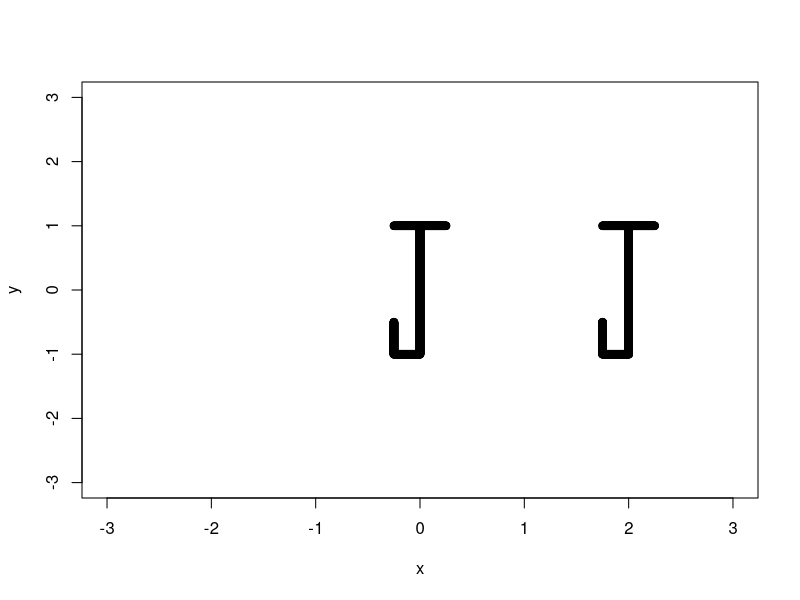
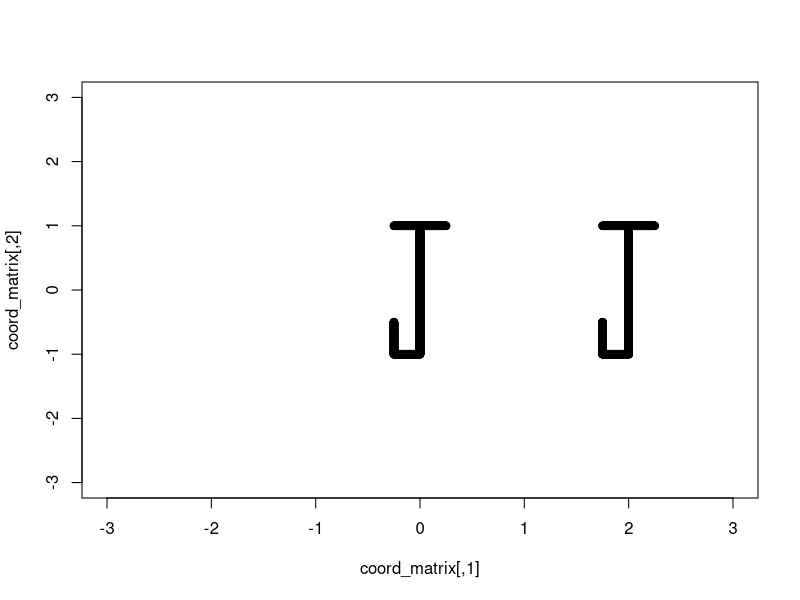
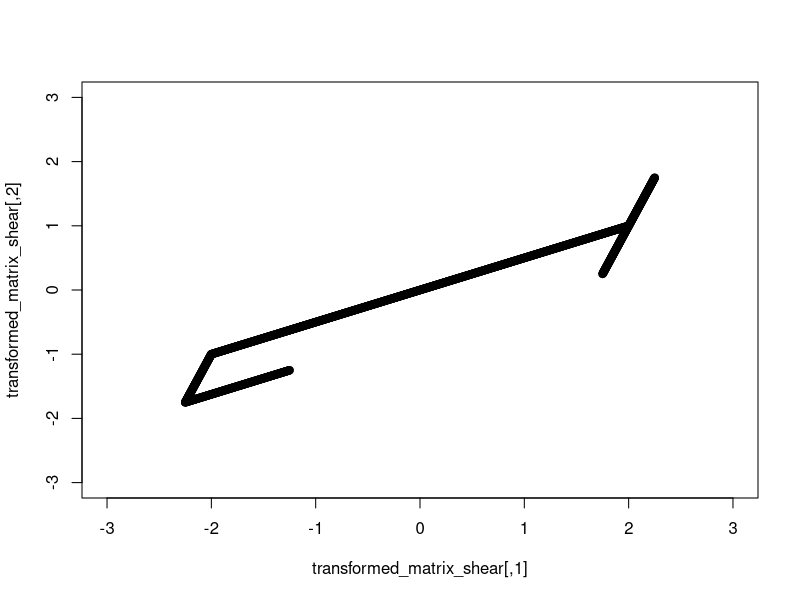
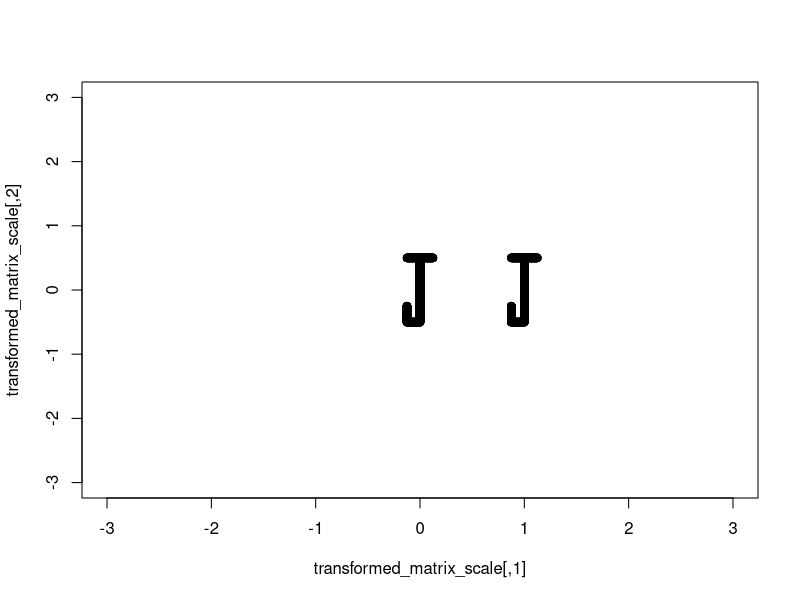
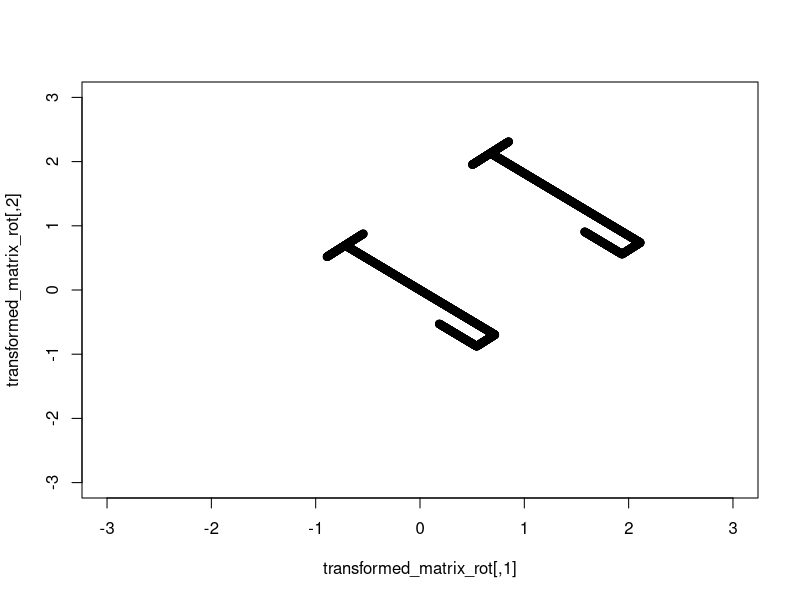
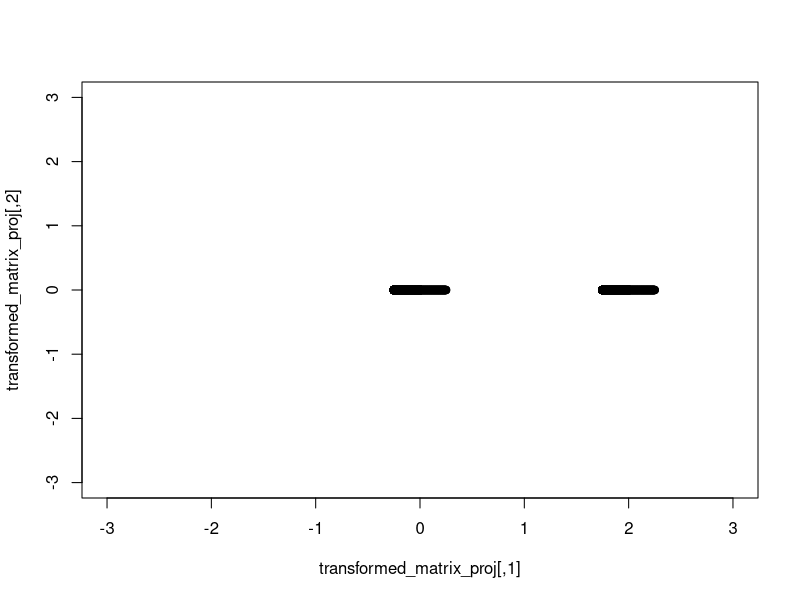
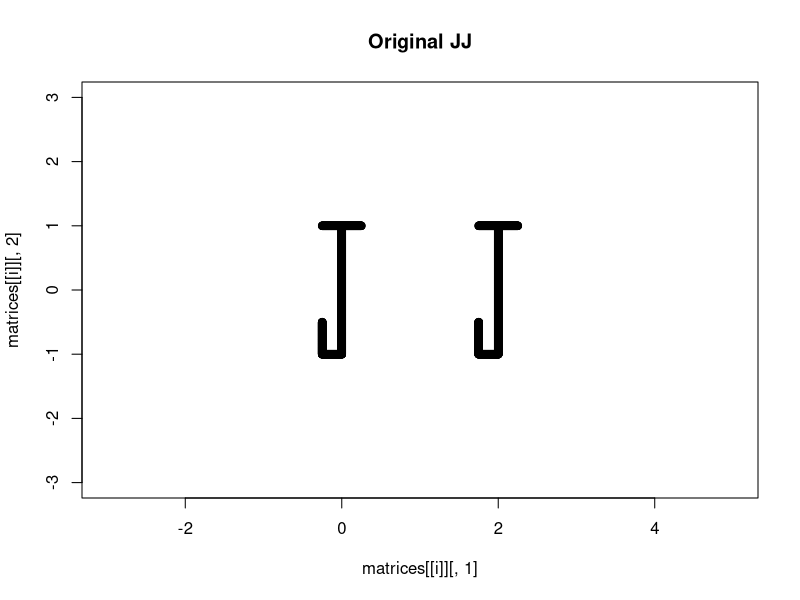
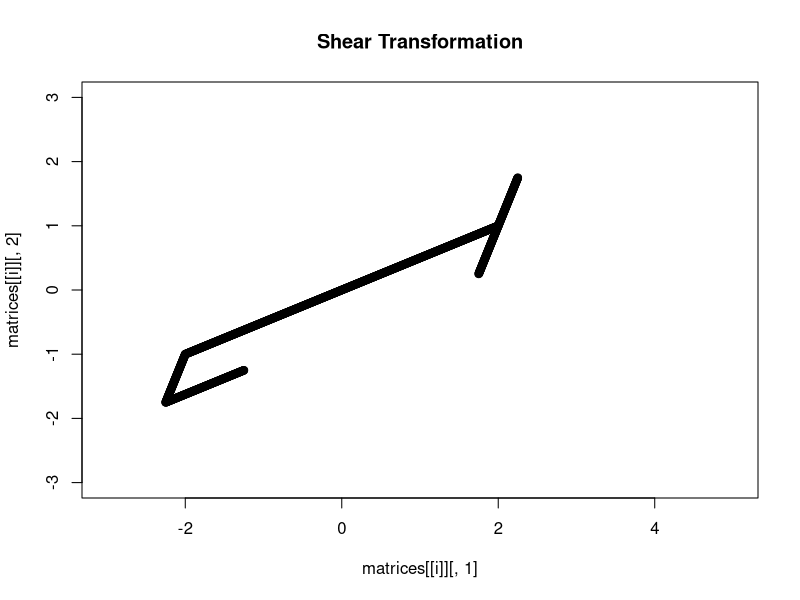

Write R code to recreate these figures, in order.
#My initials are JJ

# Vertical line of J
x1 = rep(0, 1000)
y1 = seq(-1, 1, length.out=1000)

# horizontal bottom of J
x2 = seq(-0.25,0, length.out=125)
y2 = rep(-1,125)

# horizontal top of J
x3 = seq(-0.25,0.25, length.out=250)
y3 = rep(1,250)

#small vertical part of J
x4 = rep(-0.25, 250)
y4 = seq(-1,-0.5, length.out=250)


# Combine the coordinates for the first J
first_x = c(x1,x2,x3,x4)
first_y = c(y1,y2,y3,y4)


#Shifting the second J by 2 to the right so i add 2 to x

second_x=first_x+2
second_y=first_y

#Both Js combined
x=c(first_x,second_x)
y=c(first_y,second_y)



# plot
plot(y~x, xlim=c(-3,3), ylim=c(-3,3))


# matrix from the x and y coordinates
coord_matrix = matrix(c(x, y), ncol=2)
coord_matrix
plot(coord_matrix, xlim=c(-3,3), ylim=c(-3,3))

# Identity matrix
identity_matrix = matrix(c(1, 0, 0, 1), ncol=2)
identity_matrix


#shear randomly
shear_matrix=identity_matrix
shear_matrix[1,2]=3
shear_matrix[2,1]=2
transformed_matrix_shear= coord_matrix %*% shear_matrix
a=plot(transformed_matrix_shear, xlim=c(-3,3), ylim=c(-3,3))

#scaling making JJ smaller by half
scale_matrix=identity_matrix
scale_matrix[1,1]=0.5
scale_matrix[2,2]=0.5
transformed_matrix_scale=coord_matrix %*% scale_matrix
b=plot(transformed_matrix_scale, xlim=c(-3,3), ylim=c(-3,3))

#rotation clockwise .8 rad

rot_matrix=matrix(c(cos(0.8),-sin(0.8),sin(0.8),cos(0.8)),ncol=2)
transformed_matrix_rot=coord_matrix %*% rot_matrix
c=plot(transformed_matrix_rot, xlim=c(-3,3), ylim=c(-3,3))


#projecting onto x axis

proj_matrix=matrix(c(1,0,0,0),ncol=2)
transformed_matrix_proj=coord_matrix %*% proj_matrix
d=plot(transformed_matrix_proj, xlim=c(-3,3), ylim=c(-3,3))


matrices = list(coord_matrix, transformed_matrix_shear, coord_matrix, transformed_matrix_scale, coord_matrix, transformed_matrix_rot, coord_matrix, transformed_matrix_proj)
titles = c("Original JJ", "Shear Transformation", "Original JJ", "Scaling Transformation", "Original JJ", "Rotation Transformation", "Original JJ", "Projection Transformation")

# Open a new plotting window
x11() 

for (i in 1:length(matrices)) {
  
  # Clear the plot window
  plot.new()
  plot(matrices[[i]][,2] ~ matrices[[i]][,1], xlim=c(-3,5), ylim=c(-3,3))
  
  #cycle thru titles
  title(main=titles[i])
  
  #wait b4 continuing
  Sys.sleep(3)
}
